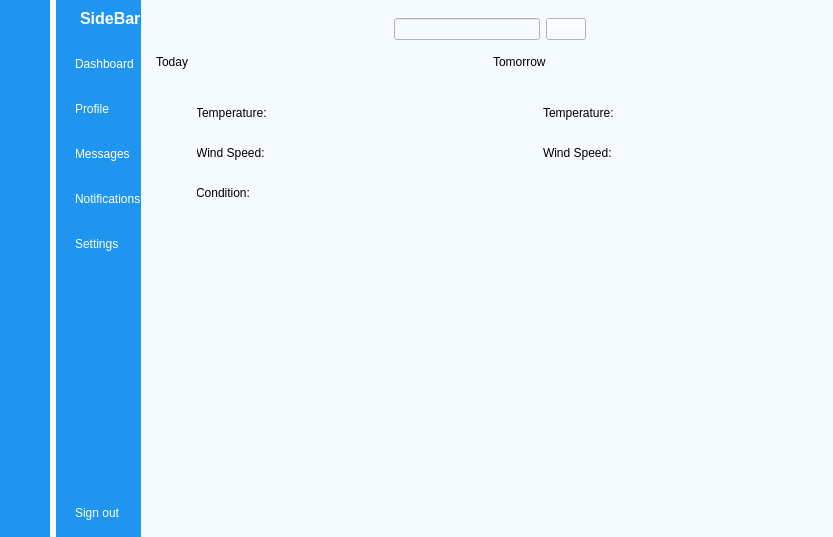
<?xml version="1.0" encoding="UTF-8"?>
<ui version="4.0">
 <class>MainWindow</class>
 <widget class="QMainWindow" name="MainWindow">
  <property name="geometry">
   <rect>
    <x>0</x>
    <y>0</y>
    <width>833</width>
    <height>537</height>
   </rect>
  </property>
  <property name="windowTitle">
   <string>MainWindow</string>
  </property>
  <property name="styleSheet">
   <string notr="true">background-color:rgb(245, 250, 254)</string>
  </property>
  <widget class="QWidget" name="centralwidget">
   <layout class="QGridLayout" name="gridLayout">
    <property name="leftMargin">
     <number>0</number>
    </property>
    <property name="topMargin">
     <number>0</number>
    </property>
    <property name="rightMargin">
     <number>0</number>
    </property>
    <property name="bottomMargin">
     <number>0</number>
    </property>
    <item row="0" column="0">
     <widget class="QWidget" name="icon_only_widget" native="true">
      <property name="styleSheet">
       <string notr="true">QWidget{
	background-color:rgb(31, 149, 239)
}
QPushButton{
	color : white;
	height:30px;
	border:none;
	border-radius:10px;
}
QPushButton:checked {
    background-color: #F5FAFE;
    color: #1F95EF;
    font-weight: bold;
}</string>
      </property>
      <layout class="QVBoxLayout" name="verticalLayout_3">
       <item>
        <layout class="QHBoxLayout" name="horizontalLayout_3">
         <item>
          <widget class="QLabel" name="label_7">
           <property name="text">
            <string/>
           </property>
           <property name="pixmap">
            <pixmap resource="resources.qrc">:/icons/images/profile_pic2.png</pixmap>
           </property>
           <property name="scaledContents">
            <bool>true</bool>
           </property>
          </widget>
         </item>
        </layout>
       </item>
       <item>
        <layout class="QVBoxLayout" name="verticalLayout">
         <property name="spacing">
          <number>15</number>
         </property>
         <property name="topMargin">
          <number>15</number>
         </property>
         <item>
          <widget class="QPushButton" name="btn_dash_1">
           <property name="text">
            <string/>
           </property>
           <property name="icon">
            <iconset resource="resources.qrc">
             <normaloff>:/icons/images/dashboard_white.png</normaloff>
             <normalon>:/icons/images/dashboard.png</normalon>:/icons/images/dashboard_white.png</iconset>
           </property>
           <property name="checkable">
            <bool>true</bool>
           </property>
           <property name="autoExclusive">
            <bool>true</bool>
           </property>
          </widget>
         </item>
         <item>
          <widget class="QPushButton" name="btn_prof_1">
           <property name="text">
            <string/>
           </property>
           <property name="icon">
            <iconset resource="resources.qrc">
             <normaloff>:/icons/images/profile_white.png</normaloff>
             <normalon>:/icons/images/profile.png</normalon>:/icons/images/profile_white.png</iconset>
           </property>
           <property name="checkable">
            <bool>true</bool>
           </property>
           <property name="autoExclusive">
            <bool>true</bool>
           </property>
          </widget>
         </item>
         <item>
          <widget class="QPushButton" name="btn_mess_1">
           <property name="text">
            <string/>
           </property>
           <property name="icon">
            <iconset resource="resources.qrc">
             <normaloff>:/icons/images/messages_white.png</normaloff>
             <normalon>:/icons/images/messages.png</normalon>:/icons/images/messages_white.png</iconset>
           </property>
           <property name="checkable">
            <bool>true</bool>
           </property>
           <property name="autoExclusive">
            <bool>true</bool>
           </property>
          </widget>
         </item>
         <item>
          <widget class="QPushButton" name="btn_notif_1">
           <property name="text">
            <string/>
           </property>
           <property name="icon">
            <iconset resource="resources.qrc">
             <normaloff>:/icons/images/notifications_white.png</normaloff>
             <normalon>:/icons/images/notifications.png</normalon>:/icons/images/notifications_white.png</iconset>
           </property>
           <property name="checkable">
            <bool>true</bool>
           </property>
           <property name="autoExclusive">
            <bool>true</bool>
           </property>
          </widget>
         </item>
         <item>
          <widget class="QPushButton" name="btn_sett_1">
           <property name="text">
            <string/>
           </property>
           <property name="icon">
            <iconset resource="resources.qrc">
             <normaloff>:/icons/images/settings_white.png</normaloff>
             <normalon>:/icons/images/settings.png</normalon>:/icons/images/settings_white.png</iconset>
           </property>
           <property name="checkable">
            <bool>true</bool>
           </property>
           <property name="autoExclusive">
            <bool>true</bool>
           </property>
          </widget>
         </item>
        </layout>
       </item>
       <item>
        <spacer name="verticalSpacer">
         <property name="orientation">
          <enum>Qt::Vertical</enum>
         </property>
         <property name="sizeHint" stdset="0">
          <size>
           <width>20</width>
           <height>176</height>
          </size>
         </property>
        </spacer>
       </item>
       <item>
        <widget class="QPushButton" name="pushButton_6">
         <property name="text">
          <string/>
         </property>
         <property name="icon">
          <iconset resource="resources.qrc">
           <normaloff>:/icons/images/log_out_white.png</normaloff>:/icons/images/log_out_white.png</iconset>
         </property>
         <property name="checkable">
          <bool>true</bool>
         </property>
        </widget>
       </item>
      </layout>
     </widget>
    </item>
    <item row="0" column="1">
     <widget class="QWidget" name="icon_name_widget" native="true">
      <property name="styleSheet">
       <string notr="true">QWidget{
	background-color:rgb(31, 149, 239);
	color:white;
}
QPushButton{
	color : white;
	text-align: left;
	height:30px;
	border:none;
	padding-left:10px;
	border-top-left-radius:10px;
	border-bottom-left-radius:10px;
}
QPushButton:checked {
    background-color: #F5FAFE;
    color: #1F95EF;
    font-weight: bold;
}</string>
      </property>
      <layout class="QVBoxLayout" name="verticalLayout_4">
       <property name="rightMargin">
        <number>0</number>
       </property>
       <item>
        <layout class="QHBoxLayout" name="horizontalLayout_2">
         <item>
          <widget class="QLabel" name="label_2">
           <property name="text">
            <string/>
           </property>
           <property name="pixmap">
            <pixmap resource="resources.qrc">:/icons/images/profile_pic2.png</pixmap>
           </property>
           <property name="scaledContents">
            <bool>true</bool>
           </property>
          </widget>
         </item>
         <item>
          <widget class="QLabel" name="label_3">
           <property name="font">
            <font>
             <pointsize>12</pointsize>
             <bold>true</bold>
            </font>
           </property>
           <property name="text">
            <string>SideBar</string>
           </property>
          </widget>
         </item>
        </layout>
       </item>
       <item>
        <layout class="QVBoxLayout" name="verticalLayout_2">
         <property name="spacing">
          <number>15</number>
         </property>
         <property name="topMargin">
          <number>15</number>
         </property>
         <item>
          <widget class="QPushButton" name="btn_dash_2">
           <property name="text">
            <string>Dashboard</string>
           </property>
           <property name="icon">
            <iconset resource="resources.qrc">
             <normaloff>:/icons/images/dashboard_white.png</normaloff>
             <normalon>:/icons/images/dashboard.png</normalon>:/icons/images/dashboard_white.png</iconset>
           </property>
           <property name="checkable">
            <bool>true</bool>
           </property>
           <property name="autoExclusive">
            <bool>true</bool>
           </property>
          </widget>
         </item>
         <item>
          <widget class="QPushButton" name="btn_prof_2">
           <property name="text">
            <string>Profile</string>
           </property>
           <property name="icon">
            <iconset resource="resources.qrc">
             <normaloff>:/icons/images/profile_white.png</normaloff>
             <normalon>:/icons/images/profile.png</normalon>:/icons/images/profile_white.png</iconset>
           </property>
           <property name="checkable">
            <bool>true</bool>
           </property>
           <property name="autoExclusive">
            <bool>true</bool>
           </property>
          </widget>
         </item>
         <item>
          <widget class="QPushButton" name="btn_mess_2">
           <property name="text">
            <string>Messages</string>
           </property>
           <property name="icon">
            <iconset resource="resources.qrc">
             <normaloff>:/icons/images/messages_white.png</normaloff>
             <normalon>:/icons/images/messages.png</normalon>:/icons/images/messages_white.png</iconset>
           </property>
           <property name="checkable">
            <bool>true</bool>
           </property>
           <property name="autoExclusive">
            <bool>true</bool>
           </property>
          </widget>
         </item>
         <item>
          <widget class="QPushButton" name="btn_notif_2">
           <property name="text">
            <string>Notifications</string>
           </property>
           <property name="icon">
            <iconset resource="resources.qrc">
             <normaloff>:/icons/images/notifications_white.png</normaloff>
             <normalon>:/icons/images/notifications.png</normalon>:/icons/images/notifications_white.png</iconset>
           </property>
           <property name="checkable">
            <bool>true</bool>
           </property>
           <property name="autoExclusive">
            <bool>true</bool>
           </property>
          </widget>
         </item>
         <item>
          <widget class="QPushButton" name="btn_sett_2">
           <property name="text">
            <string>Settings</string>
           </property>
           <property name="icon">
            <iconset resource="resources.qrc">
             <normaloff>:/icons/images/settings_white.png</normaloff>
             <normalon>:/icons/images/settings.png</normalon>:/icons/images/settings_white.png</iconset>
           </property>
           <property name="checkable">
            <bool>true</bool>
           </property>
           <property name="autoExclusive">
            <bool>true</bool>
           </property>
          </widget>
         </item>
        </layout>
       </item>
       <item>
        <spacer name="verticalSpacer_2">
         <property name="orientation">
          <enum>Qt::Vertical</enum>
         </property>
         <property name="sizeHint" stdset="0">
          <size>
           <width>20</width>
           <height>176</height>
          </size>
         </property>
        </spacer>
       </item>
       <item>
        <widget class="QPushButton" name="pushButton_12">
         <property name="text">
          <string>Sign out</string>
         </property>
         <property name="icon">
          <iconset resource="resources.qrc">
           <normaloff>:/icons/images/log_out_white.png</normaloff>:/icons/images/log_out_white.png</iconset>
         </property>
         <property name="checkable">
          <bool>true</bool>
         </property>
        </widget>
       </item>
      </layout>
     </widget>
    </item>
    <item row="0" column="2">
     <widget class="QWidget" name="main_menu" native="true">
      <layout class="QGridLayout" name="gridLayout_2">
       <item row="0" column="0" colspan="2">
        <widget class="QWidget" name="heder_widget" native="true">
         <layout class="QHBoxLayout" name="horizontalLayout_4">
          <item>
           <widget class="QPushButton" name="btn_menu">
            <property name="styleSheet">
             <string notr="true">border:none</string>
            </property>
            <property name="text">
             <string/>
            </property>
            <property name="icon">
             <iconset resource="resources.qrc">
              <normaloff>:/icons/images/menu.png</normaloff>:/icons/images/menu.png</iconset>
            </property>
            <property name="iconSize">
             <size>
              <width>20</width>
              <height>20</height>
             </size>
            </property>
            <property name="checkable">
             <bool>true</bool>
            </property>
           </widget>
          </item>
          <item>
           <spacer name="horizontalSpacer_2">
            <property name="orientation">
             <enum>Qt::Horizontal</enum>
            </property>
            <property name="sizeHint" stdset="0">
             <size>
              <width>158</width>
              <height>20</height>
             </size>
            </property>
           </spacer>
          </item>
          <item>
           <layout class="QHBoxLayout" name="horizontalLayout">
            <item>
             <widget class="QLineEdit" name="lineEdit"/>
            </item>
            <item>
             <widget class="QPushButton" name="btn_search">
              <property name="text">
               <string/>
              </property>
              <property name="icon">
               <iconset resource="resources.qrc">
                <normaloff>:/icons/images/search.png</normaloff>:/icons/images/search.png</iconset>
              </property>
              <property name="iconSize">
               <size>
                <width>20</width>
                <height>20</height>
               </size>
              </property>
             </widget>
            </item>
           </layout>
          </item>
          <item>
           <spacer name="horizontalSpacer">
            <property name="orientation">
             <enum>Qt::Horizontal</enum>
            </property>
            <property name="sizeHint" stdset="0">
             <size>
              <width>158</width>
              <height>20</height>
             </size>
            </property>
           </spacer>
          </item>
          <item>
           <widget class="QPushButton" name="pushButton_15">
            <property name="styleSheet">
             <string notr="true">border:none</string>
            </property>
            <property name="text">
             <string/>
            </property>
            <property name="icon">
             <iconset resource="resources.qrc">
              <normaloff>:/icons/images/image.png</normaloff>:/icons/images/image.png</iconset>
            </property>
           </widget>
          </item>
         </layout>
        </widget>
       </item>
       <item row="1" column="0">
        <widget class="QLabel" name="label_4">
         <property name="text">
          <string>Today</string>
         </property>
        </widget>
       </item>
       <item row="1" column="1">
        <widget class="QLabel" name="label_5">
         <property name="text">
          <string>Tomorrow</string>
         </property>
        </widget>
       </item>
       <item row="2" column="0">
        <widget class="QStackedWidget" name="page_today">
         <property name="styleSheet">
          <string notr="true">background-color: rgb(255, 255, 255);
QPushButton{

	border:none;


}</string>
         </property>
         <widget class="QWidget" name="page">
          <widget class="QLabel" name="label_6">
           <property name="geometry">
            <rect>
             <x>40</x>
             <y>30</y>
             <width>71</width>
             <height>16</height>
            </rect>
           </property>
           <property name="text">
            <string>Temperature:</string>
           </property>
          </widget>
          <widget class="QLabel" name="lbl_today_temp">
           <property name="geometry">
            <rect>
             <x>130</x>
             <y>30</y>
             <width>49</width>
             <height>16</height>
            </rect>
           </property>
           <property name="text">
            <string/>
           </property>
          </widget>
          <widget class="QLabel" name="label_8">
           <property name="geometry">
            <rect>
             <x>40</x>
             <y>70</y>
             <width>71</width>
             <height>16</height>
            </rect>
           </property>
           <property name="text">
            <string>Wind Speed:</string>
           </property>
          </widget>
          <widget class="QLabel" name="lbl_today_wind">
           <property name="geometry">
            <rect>
             <x>130</x>
             <y>70</y>
             <width>49</width>
             <height>16</height>
            </rect>
           </property>
           <property name="text">
            <string/>
           </property>
          </widget>
          <widget class="QLabel" name="label_10">
           <property name="geometry">
            <rect>
             <x>40</x>
             <y>110</y>
             <width>61</width>
             <height>16</height>
            </rect>
           </property>
           <property name="text">
            <string>Condition:</string>
           </property>
          </widget>
          <widget class="QLabel" name="lbl_description">
           <property name="geometry">
            <rect>
             <x>130</x>
             <y>110</y>
             <width>49</width>
             <height>16</height>
            </rect>
           </property>
           <property name="text">
            <string/>
           </property>
          </widget>
          <widget class="QLabel" name="condition_img">
           <property name="geometry">
            <rect>
             <x>60</x>
             <y>150</y>
             <width>181</width>
             <height>141</height>
            </rect>
           </property>
           <property name="text">
            <string/>
           </property>
          </widget>
          <widget class="QPushButton" name="pushButton_16">
           <property name="geometry">
            <rect>
             <x>10</x>
             <y>30</y>
             <width>31</width>
             <height>24</height>
            </rect>
           </property>
           <property name="styleSheet">
            <string notr="true">QPushButton{
border:none;
}</string>
           </property>
           <property name="text">
            <string/>
           </property>
           <property name="icon">
            <iconset resource="resources.qrc">
             <normaloff>:/icons/images/temp.png</normaloff>:/icons/images/temp.png</iconset>
           </property>
          </widget>
          <widget class="QPushButton" name="pushButton_17">
           <property name="geometry">
            <rect>
             <x>10</x>
             <y>70</y>
             <width>31</width>
             <height>24</height>
            </rect>
           </property>
           <property name="styleSheet">
            <string notr="true">QPushButton{
border:none;
}</string>
           </property>
           <property name="text">
            <string/>
           </property>
           <property name="icon">
            <iconset resource="resources.qrc">
             <normaloff>:/icons/images/wind.png</normaloff>:/icons/images/wind.png</iconset>
           </property>
          </widget>
          <widget class="QPushButton" name="pushButton_18">
           <property name="geometry">
            <rect>
             <x>10</x>
             <y>110</y>
             <width>31</width>
             <height>24</height>
            </rect>
           </property>
           <property name="styleSheet">
            <string notr="true">QPushButton{
border:none;
}</string>
           </property>
           <property name="text">
            <string/>
           </property>
           <property name="icon">
            <iconset resource="resources.qrc">
             <normaloff>:/icons/images/condition.png</normaloff>:/icons/images/condition.png</iconset>
           </property>
          </widget>
         </widget>
         <widget class="QWidget" name="page_2"/>
        </widget>
       </item>
       <item row="2" column="1">
        <widget class="QStackedWidget" name="page_tomorrow">
         <property name="styleSheet">
          <string notr="true">background-color:rgb(255, 255, 255);

QPushButton{

	border:none;


}</string>
         </property>
         <widget class="QWidget" name="page_3">
          <widget class="QLabel" name="lbl_tomorrow_temp">
           <property name="geometry">
            <rect>
             <x>150</x>
             <y>30</y>
             <width>49</width>
             <height>16</height>
            </rect>
           </property>
           <property name="text">
            <string/>
           </property>
          </widget>
          <widget class="QLabel" name="label_13">
           <property name="geometry">
            <rect>
             <x>50</x>
             <y>30</y>
             <width>81</width>
             <height>16</height>
            </rect>
           </property>
           <property name="text">
            <string>Temperature:</string>
           </property>
          </widget>
          <widget class="QLabel" name="label_14">
           <property name="geometry">
            <rect>
             <x>50</x>
             <y>70</y>
             <width>71</width>
             <height>16</height>
            </rect>
           </property>
           <property name="text">
            <string>Wind Speed:</string>
           </property>
          </widget>
          <widget class="QLabel" name="lbl_tomorrow_wind">
           <property name="geometry">
            <rect>
             <x>150</x>
             <y>70</y>
             <width>49</width>
             <height>16</height>
            </rect>
           </property>
           <property name="text">
            <string/>
           </property>
          </widget>
          <widget class="QPushButton" name="pushButton_20">
           <property name="geometry">
            <rect>
             <x>10</x>
             <y>70</y>
             <width>31</width>
             <height>24</height>
            </rect>
           </property>
           <property name="styleSheet">
            <string notr="true">QPushButton{
border:none;
}</string>
           </property>
           <property name="text">
            <string/>
           </property>
           <property name="icon">
            <iconset resource="resources.qrc">
             <normaloff>:/icons/images/wind.png</normaloff>:/icons/images/wind.png</iconset>
           </property>
          </widget>
          <widget class="QPushButton" name="pushButton_19">
           <property name="geometry">
            <rect>
             <x>10</x>
             <y>30</y>
             <width>31</width>
             <height>24</height>
            </rect>
           </property>
           <property name="styleSheet">
            <string notr="true">QPushButton{
border:none;
}</string>
           </property>
           <property name="text">
            <string/>
           </property>
           <property name="icon">
            <iconset resource="resources.qrc">
             <normaloff>:/icons/images/temp.png</normaloff>:/icons/images/temp.png</iconset>
           </property>
          </widget>
         </widget>
         <widget class="QWidget" name="page_4"/>
        </widget>
       </item>
      </layout>
     </widget>
    </item>
   </layout>
  </widget>
 </widget>
 <resources>
  <include location="resources.qrc"/>
 </resources>
 <connections>
  <connection>
   <sender>btn_menu</sender>
   <signal>toggled(bool)</signal>
   <receiver>icon_only_widget</receiver>
   <slot>setHidden(bool)</slot>
   <hints>
    <hint type="sourcelabel">
     <x>265</x>
     <y>39</y>
    </hint>
    <hint type="destinationlabel">
     <x>82</x>
     <y>371</y>
    </hint>
   </hints>
  </connection>
  <connection>
   <sender>btn_menu</sender>
   <signal>toggled(bool)</signal>
   <receiver>icon_name_widget</receiver>
   <slot>setVisible(bool)</slot>
   <hints>
    <hint type="sourcelabel">
     <x>275</x>
     <y>42</y>
    </hint>
    <hint type="destinationlabel">
     <x>222</x>
     <y>319</y>
    </hint>
   </hints>
  </connection>
  <connection>
   <sender>btn_sett_1</sender>
   <signal>toggled(bool)</signal>
   <receiver>btn_sett_2</receiver>
   <slot>setChecked(bool)</slot>
   <hints>
    <hint type="sourcelabel">
     <x>46</x>
     <y>292</y>
    </hint>
    <hint type="destinationlabel">
     <x>109</x>
     <y>291</y>
    </hint>
   </hints>
  </connection>
  <connection>
   <sender>btn_notif_1</sender>
   <signal>toggled(bool)</signal>
   <receiver>btn_notif_2</receiver>
   <slot>setChecked(bool)</slot>
   <hints>
    <hint type="sourcelabel">
     <x>50</x>
     <y>244</y>
    </hint>
    <hint type="destinationlabel">
     <x>112</x>
     <y>248</y>
    </hint>
   </hints>
  </connection>
  <connection>
   <sender>btn_mess_1</sender>
   <signal>toggled(bool)</signal>
   <receiver>btn_mess_2</receiver>
   <slot>setChecked(bool)</slot>
   <hints>
    <hint type="sourcelabel">
     <x>59</x>
     <y>201</y>
    </hint>
    <hint type="destinationlabel">
     <x>116</x>
     <y>203</y>
    </hint>
   </hints>
  </connection>
  <connection>
   <sender>btn_prof_1</sender>
   <signal>toggled(bool)</signal>
   <receiver>btn_prof_2</receiver>
   <slot>setChecked(bool)</slot>
   <hints>
    <hint type="sourcelabel">
     <x>45</x>
     <y>153</y>
    </hint>
    <hint type="destinationlabel">
     <x>108</x>
     <y>157</y>
    </hint>
   </hints>
  </connection>
  <connection>
   <sender>btn_dash_1</sender>
   <signal>toggled(bool)</signal>
   <receiver>btn_dash_2</receiver>
   <slot>setChecked(bool)</slot>
   <hints>
    <hint type="sourcelabel">
     <x>53</x>
     <y>116</y>
    </hint>
    <hint type="destinationlabel">
     <x>116</x>
     <y>116</y>
    </hint>
   </hints>
  </connection>
  <connection>
   <sender>btn_dash_2</sender>
   <signal>toggled(bool)</signal>
   <receiver>btn_dash_1</receiver>
   <slot>setChecked(bool)</slot>
   <hints>
    <hint type="sourcelabel">
     <x>104</x>
     <y>99</y>
    </hint>
    <hint type="destinationlabel">
     <x>68</x>
     <y>103</y>
    </hint>
   </hints>
  </connection>
  <connection>
   <sender>btn_prof_2</sender>
   <signal>toggled(bool)</signal>
   <receiver>btn_prof_1</receiver>
   <slot>setChecked(bool)</slot>
   <hints>
    <hint type="sourcelabel">
     <x>116</x>
     <y>147</y>
    </hint>
    <hint type="destinationlabel">
     <x>67</x>
     <y>148</y>
    </hint>
   </hints>
  </connection>
  <connection>
   <sender>btn_mess_2</sender>
   <signal>toggled(bool)</signal>
   <receiver>btn_mess_1</receiver>
   <slot>setChecked(bool)</slot>
   <hints>
    <hint type="sourcelabel">
     <x>114</x>
     <y>191</y>
    </hint>
    <hint type="destinationlabel">
     <x>59</x>
     <y>191</y>
    </hint>
   </hints>
  </connection>
  <connection>
   <sender>btn_notif_2</sender>
   <signal>toggled(bool)</signal>
   <receiver>btn_notif_1</receiver>
   <slot>setChecked(bool)</slot>
   <hints>
    <hint type="sourcelabel">
     <x>103</x>
     <y>235</y>
    </hint>
    <hint type="destinationlabel">
     <x>73</x>
     <y>236</y>
    </hint>
   </hints>
  </connection>
  <connection>
   <sender>btn_sett_2</sender>
   <signal>toggled(bool)</signal>
   <receiver>btn_sett_1</receiver>
   <slot>setChecked(bool)</slot>
   <hints>
    <hint type="sourcelabel">
     <x>107</x>
     <y>281</y>
    </hint>
    <hint type="destinationlabel">
     <x>71</x>
     <y>284</y>
    </hint>
   </hints>
  </connection>
  <connection>
   <sender>pushButton_6</sender>
   <signal>toggled(bool)</signal>
   <receiver>MainWindow</receiver>
   <slot>close()</slot>
   <hints>
    <hint type="sourcelabel">
     <x>41</x>
     <y>513</y>
    </hint>
    <hint type="destinationlabel">
     <x>36</x>
     <y>591</y>
    </hint>
   </hints>
  </connection>
  <connection>
   <sender>pushButton_12</sender>
   <signal>toggled(bool)</signal>
   <receiver>MainWindow</receiver>
   <slot>close()</slot>
   <hints>
    <hint type="sourcelabel">
     <x>132</x>
     <y>509</y>
    </hint>
    <hint type="destinationlabel">
     <x>123</x>
     <y>581</y>
    </hint>
   </hints>
  </connection>
 </connections>
</ui>
